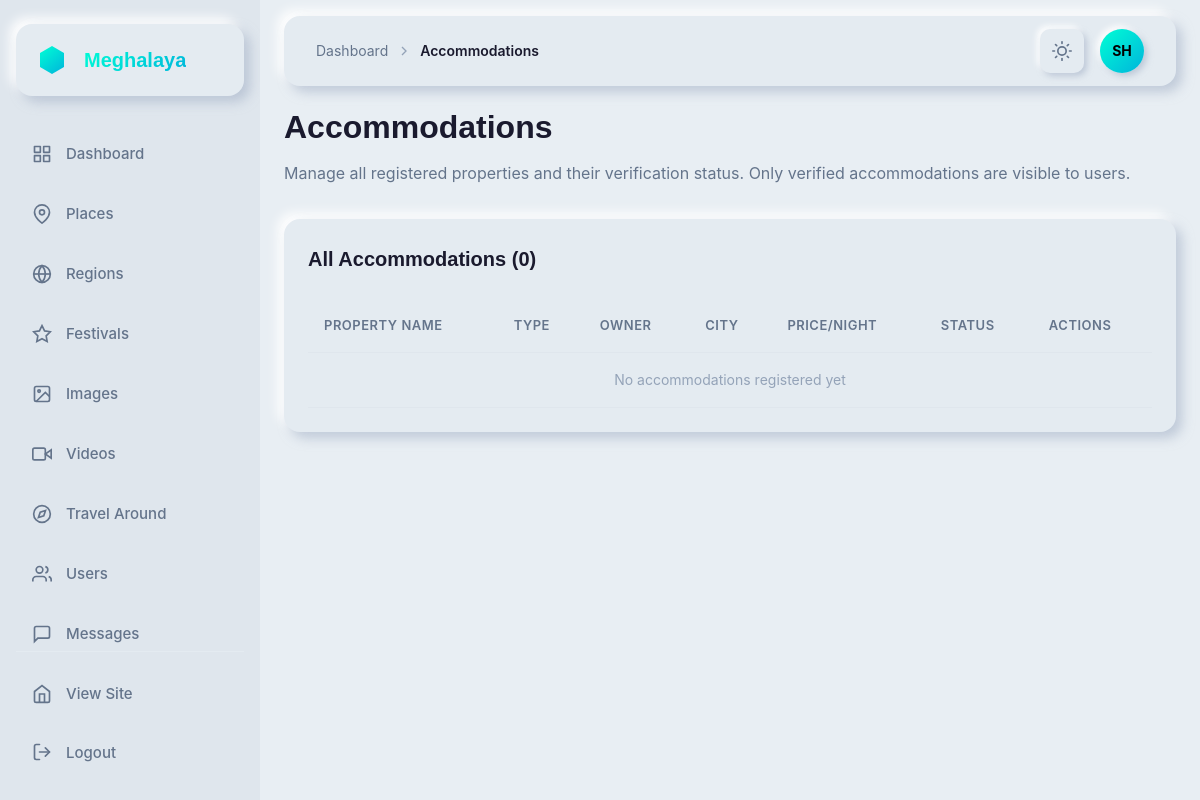
The page /dashboard/accommodations/ (signed in) on the database as committed earlier.
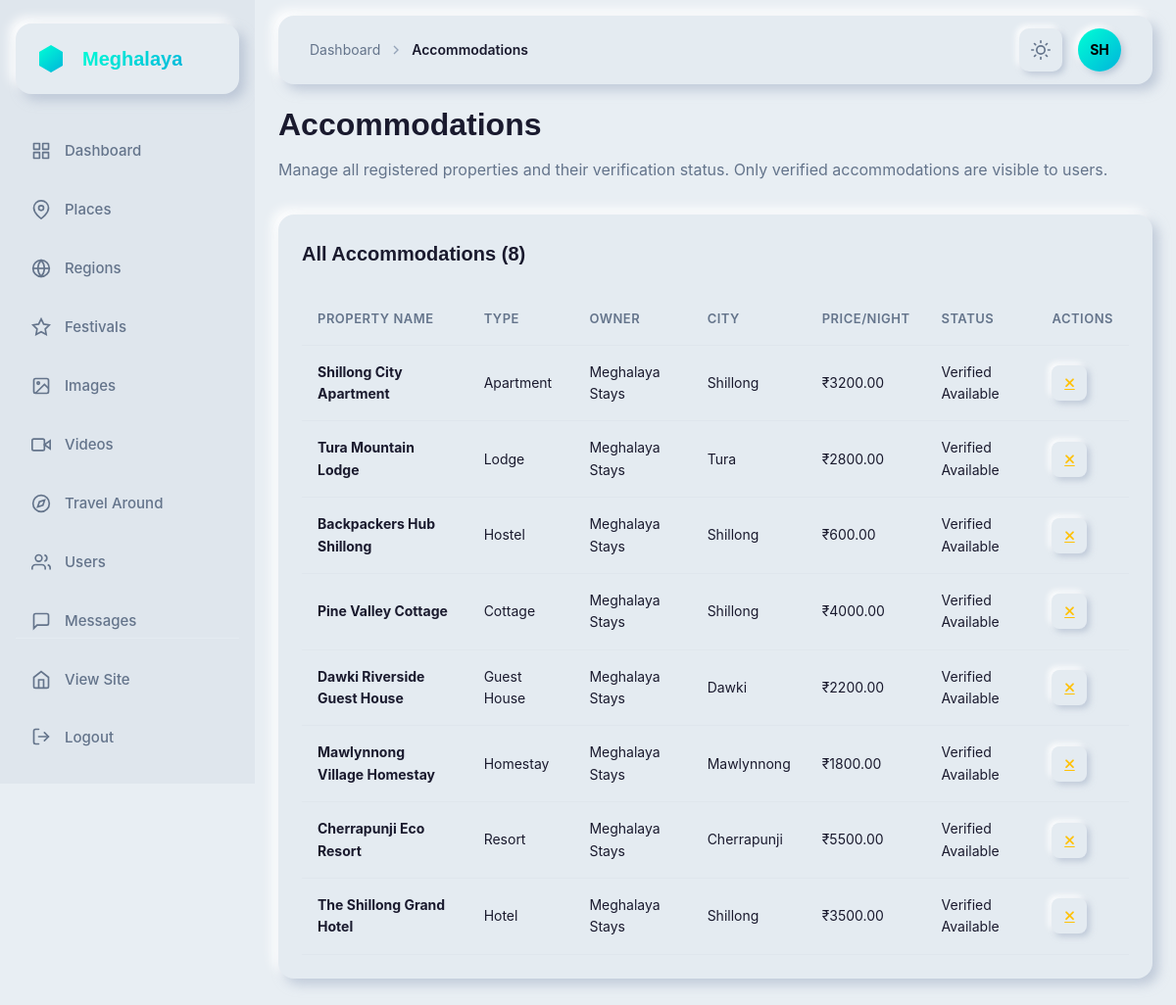
The same page on the database as committed later.
### app/models.py (models this page shows, shortened)
class Accommodation(models.Model):
    ACCOMMODATION_TYPES = [
        ('hotel', 'Hotel'),
        ('hostel', 'Hostel'),
        ('guest_house', 'Guest House'),
        ('homestay', 'Homestay'),
        ('resort', 'Resort'),
        ('lodge', 'Lodge'),
        ('cottage', 'Cottage'),
        ('apartment', 'Apartment'),
    ]
    ROOM_TYPES = [
        ('single', 'Single Room'),
        ('double', 'Double Room'),
        ('twin', 'Twin Room'),
        ('triple', 'Triple Room'),
        ('quad', 'Quad Room'),
        ('dormitory', 'Dormitory'),
        ('suite', 'Suite'),
        ('deluxe', 'Deluxe Room'),
        ('family', 'Family Room'),
    ]
    owner = models.ForeignKey(AccommodationOwner, on_delete=models.CASCADE, related_name='accommodations')
    accommodation_type = models.CharField(max_length=20, choices=ACCOMMODATION_TYPES)
    name = models.CharField(max_length=200, help_text='Name of the property')
    room_type = models.CharField(max_length=20, choices=ROOM_TYPES, default='double')
    address = models.TextField()
    city = models.CharField(max_length=100, default='Shillong')
    landmark = models.CharField(max_length=200, blank=True, null=True)
    google_maps_link = models.URLField(blank=True, null=True)
    total_rooms = models.PositiveIntegerField(default=1)
    available_rooms = models.PositiveIntegerField(default=1)
    max_guests_per_room = models.PositiveIntegerField(default=2)
    bed_count = models.PositiveIntegerField(default=1)
    bathroom_attached = models.BooleanField(default=True)
    wifi_available = models.BooleanField(default=False)
    ac_available = models.BooleanField(default=False)
    tv_available = models.BooleanField(default=False)
    parking_available = models.BooleanField(default=False)
    restaurant_available = models.BooleanField(default=False)
    room_service = models.BooleanField(default=False)
    laundry_service = models.BooleanField(default=False)
    hot_water = models.BooleanField(default=True)
    power_backup = models.BooleanField(default=False)
    cctv = models.BooleanField(default=False)
    price_per_night = models.DecimalField(max_digits=10, decimal_places=2)
    extra_person_charge = models.DecimalField(max_digits=10, decimal_places=2, default=0)
    photo_1 = models.ImageField(upload_to='accommodations/')
    photo_2 = models.ImageField(upload_to='accommodations/', blank=True, null=True)
    photo_3 = models.ImageField(upload_to='accommodations/', blank=True, null=True)
    photo_4 = models.ImageField(upload_to='accommodations/', blank=True, null=True)
    photo_5 = models.ImageField(upload_to='accommodations/', blank=True, null=True)
    description = models.TextField(blank=True, null=True)
    house_rules = models.TextField(blank=True, null=True, help_text='Check-in/out times, pet policy, etc.')
    cancellation_policy = models.TextField(blank=True, null=True)
    is_available = models.BooleanField(default=True)
    is_verified = models.BooleanField(default=False)
    is_featured = models.BooleanField(default=False)
    rating = models.DecimalField(max_digits=3, decimal_places=2, default=0)
    total_reviews = models.PositiveIntegerField(default=0)
    created_at = models.DateTimeField(auto_now_add=True)
    updated_at = models.DateTimeField(auto_now=True)
    class Meta:
        ordering = ['-created_at']

class AccommodationOwner(models.Model):
    user = models.OneToOneField(User, on_delete=models.CASCADE, related_name='accommodation_owner_profile')
    business_name = models.CharField(max_length=200)
    owner_name = models.CharField(max_length=100)
    phone = models.CharField(max_length=15)
    alternate_phone = models.CharField(max_length=15, blank=True, null=True)
    email = models.EmailField()
    address = models.TextField()
    city = models.CharField(max_length=100, default='Shillong')
    profile_photo = models.ImageField(upload_to='accommodation_owners/', blank=True, null=True)
    id_proof = models.ImageField(upload_to='accommodation_owners/id_proofs/', blank=True, null=True)
    is_verified = models.BooleanField(default=False)
    is_active = models.BooleanField(default=True)
    upi_id = models.CharField(max_length=100, blank=True, null=True, help_text='UPI ID for payments')
    qr_code = models.ImageField(upload_to='accommodation_owners/qr_codes/', blank=True, null=True, help_text='Payment QR Code')
    created_at = models.DateTimeField(auto_now_add=True)
    updated_at = models.DateTimeField(auto_now=True)
    class Meta:
        ordering = ['-created_at']

### app/dashboard_views.py (the view)
# urls.py: path('accommodations/', dashboard_views.dashboard_accommodations, name='dashboard_accommodations'),
@login_required
@user_passes_test(is_staff_or_superuser)
def dashboard_accommodations(request):
    accommodations = Accommodation.objects.all().select_related('owner').order_by('-created_at')
    return render(request, 'dashboard/accommodations_list.html', {'accommodations': accommodations})

### app/context_processors.py (called while the page is built)
def navbar_context(request):
    placeName = cache.get('navbar_places')
    if placeName is None:
        placeName = list(MeghalayaImages.objects.values('name').exclude(
            name__in=["Cherrapunji", "Police Bazar", "Seven Sister Falls", "Dawki River", "Cathedral of Mary"]
        ).distinct())
        cache.set('navbar_places', placeName, 300)
    return {
        'placeName': placeName
    }

### app/dashboard_views.py (called while the page is built)
def is_staff_or_superuser(user):
    return user.is_staff or user.is_superuser

### templates/dashboard/accommodations_list.html (shortened to what this page needs)
{% extends 'dashboard/base.html' %}
{% block breadcrumb %}
<svg class="breadcrumb-separator" width="16" height="16" viewBox="0 0 24 24" fill="none" stroke="currentColor" stroke-width="2">
    <polyline points="9 18 15 12 9 6"></polyline>
</svg>
<span class="breadcrumb-current">Accommodations</span>
{% endblock %}
{% block content %}
<div class="title-section cascade-in">
    <h1 class="page-title">Accommodations</h1>
    <p class="page-subtitle">Manage all registered properties and their verification status. Only verified accommodations are visible to users.</p>
</div>
<div class="card nm-flat cascade-in">
    <div class="card-header">
        <h2 class="card-title">All Accommodations ({{ accommodations.count }})</h2>
    </div>
    <div class="table-container">
        <table class="data-table">
            <thead>
                <tr>
                    <th>Property Name</th>
                    <th>Type</th>
                    <th>Owner</th>
                    <th>City</th>
                    <th>Price/Night</th>
                    <th>Status</th>
                    <th>Actions</th>
                </tr>
            </thead>
            <tbody>
                {% for acc in accommodations %}
                <tr>
                    <td><strong>{{ acc.name }}</strong></td>
                    <td>{{ acc.get_accommodation_type_display }}</td>
                    <td>{{ acc.owner.business_name }}</td>
                    <td>{{ acc.city }}</td>
                    <td>₹{{ acc.price_per_night }}</td>
                    <td>
                        {% if acc.is_verified %}
                        <span class="status-badge status-success">Verified</span>
                        {% else %}
                        <span class="status-badge status-warning">Pending Verification</span>
                        {% endif %}
                        {% if acc.is_available %}
                        <span class="status-badge status-info">Available</span>
                        {% else %}
                        <span class="status-badge status-danger">Unavailable</span>
                        {% endif %}
                    </td>
                    <td>
                        <div class="table-actions">
                            {% if not acc.is_verified %}
                            <a href="{% url 'dashboard_accommodation_verify' acc.pk %}?action=verify" class="action-btn nm-button" title="Verify - Make visible to users" style="color: #28a745;">
                                <i class="fas fa-check"></i>
                            </a>
                            {% else %}
                            <a href="{% url 'dashboard_accommodation_verify' acc.pk %}?action=unverify" class="action-btn nm-button" title="Unverify - Hide from users" style="color: #ffc107;">
                                <i class="fas fa-times"></i>
                            </a>
                            {% endif %}
                        </div>
                    </td>
                </tr>
                {% empty %}
                <tr>
                    <td colspan="7" style="text-align: center; color: var(--text-muted);">No accommodations registered yet</td>
                </tr>
                {% endfor %}
            </tbody>
        </table>
    </div>
</div>
{% endblock %}

Rows that differ between the two databases and show on the page:
added Accommodation: name "Shillong City Apartment", accommodation_type "Apartment", owner.business_name "Meghalaya Stays", city "Shillong", price_per_night "3200.00", is_verified "Verified", is_available "Available"
added Accommodation: name "Tura Mountain Lodge", accommodation_type "Lodge", owner.business_name "Meghalaya Stays", city "Tura", price_per_night "2800.00", is_verified "Verified", is_available "Available"
added Accommodation: name "Backpackers Hub Shillong", accommodation_type "Hostel", owner.business_name "Meghalaya Stays", city "Shillong", price_per_night "600.00", is_verified "Verified", is_available "Available"
added Accommodation: name "Pine Valley Cottage", accommodation_type "Cottage", owner.business_name "Meghalaya Stays", city "Shillong", price_per_night "4000.00", is_verified "Verified", is_available "Available"
added Accommodation: name "Dawki Riverside Guest House", accommodation_type "Guest House", owner.business_name "Meghalaya Stays", city "Dawki", price_per_night "2200.00", is_verified "Verified", is_available "Available"
added Accommodation: name "Mawlynnong Village Homestay", accommodation_type "Homestay", owner.business_name "Meghalaya Stays", city "Mawlynnong", price_per_night "1800.00", is_verified "Verified", is_available "Available"
added Accommodation: name "Cherrapunji Eco Resort", accommodation_type "Resort", owner.business_name "Meghalaya Stays", city "Cherrapunji", price_per_night "5500.00", is_verified "Verified", is_available "Available"
added Accommodation: name "The Shillong Grand Hotel", accommodation_type "Hotel", owner.business_name "Meghalaya Stays", city "Shillong", price_per_night "3500.00", is_verified "Verified", is_available "Available"
Other text that changed with them:
{{ accommodations.count }}: "0" → "8"
text no longer shown: "No accommodations registered yet"
